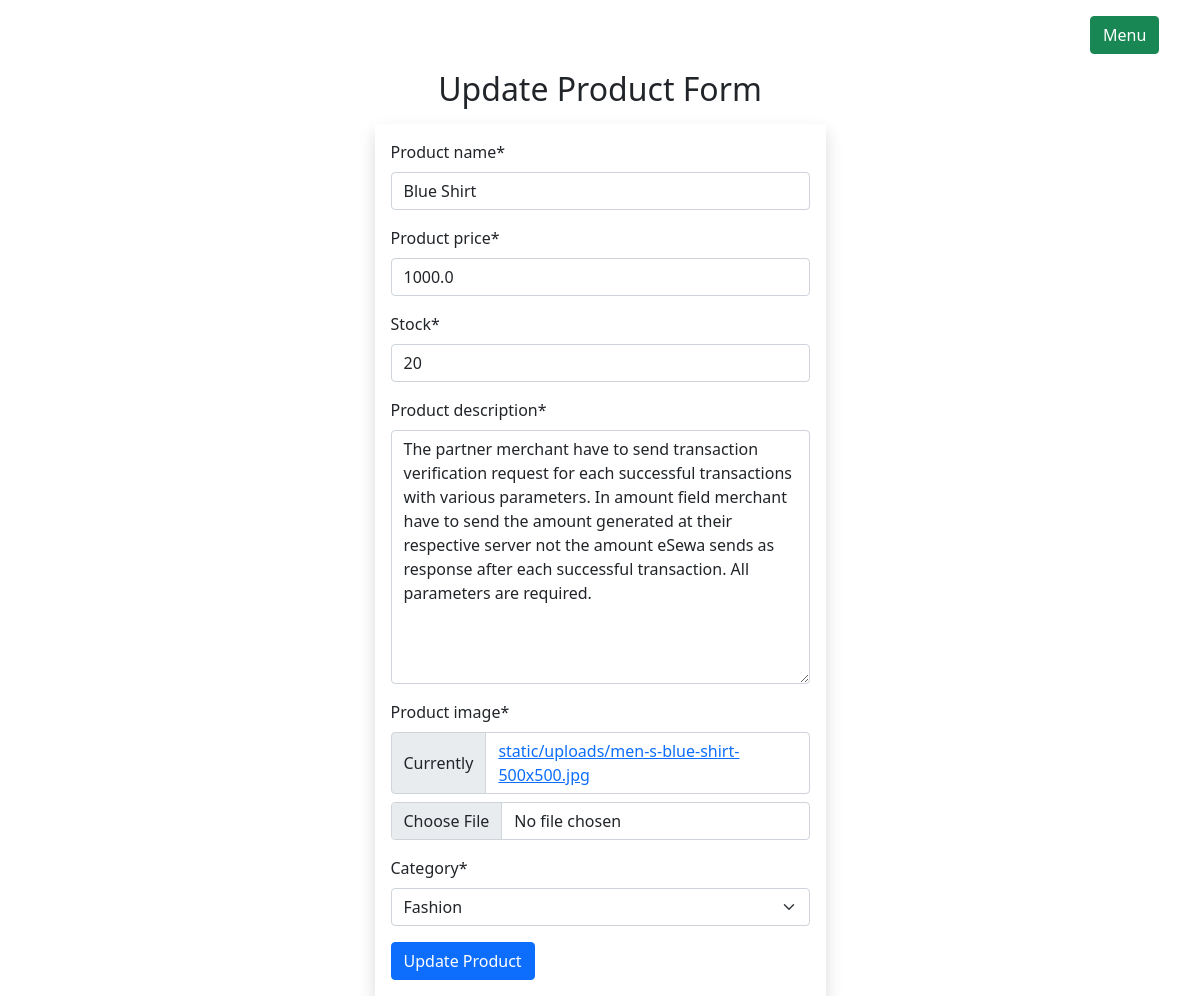
The page /products/updateproduct/4 (signed in) on the database its author committed.
### product/models.py (models this page shows, shortened)
class Product(models.Model):
    product_name=models.CharField(max_length=255)
    product_price=models.FloatField()
    stock=models.IntegerField()
    product_description=models.TextField()
    product_image=models.FileField(upload_to='static/uploads',null=True)
    created_at=models.DateTimeField(auto_now_add=True,null=True)
    category=models.ForeignKey(Category,on_delete=models.CASCADE,null=True)

### userspage/auth.py (the view)
    def wrapper_function(request,*args,**kwargs):
        if request.user.is_staff:
            return view_function(request,*args,**kwargs)
        else:
            return redirect('/')

### product/forms.py
class ProductForm(ModelForm):
    class Meta:
        model=Product
        fields='__all__'

### product/models.py (called while the page is built)
    def __str__(self):
        return self.category_name

### product/views.py (called while the page is built, shortened)
@login_required
@admin_only
def update_product(request,product_id):
    instance=Product.objects.get(id=product_id)
    context={
        'forms':ProductForm(instance=instance)
    }
    return render(request,'product/updateproduct.html',context)

### userspage/auth.py (called while the page is built)
def admin_only(view_function):
    def wrapper_function(request,*args,**kwargs):
        if request.user.is_staff:
            return view_function(request,*args,**kwargs)
        else:
            return redirect('/')
    return wrapper_function

### product/templates/product/updateproduct.html (shortened to what this page needs)
{% extends 'admins/adminlayout.html' %}
{% load static %}
{% load crispy_forms_tags %}
{% block main_content %}
<div class="container">
    <div class="row d-flex justify-content-center">
        <div class="col-md-5">
            <h2 class="text-center my-3">Update Product Form</h2>
            <form action="" method="post" enctype="multipart/form-data" class="shadow p-3">
                {{forms | crispy}}
                <div class="mt-3">
                    <input type="submit" class="btn btn-primary" value="Update Product">
                </div>
            </form>
        </div>
    </div>
</div>
{% endblock %}

### rows shown on the page
Product: product_name "Blue Shirt", product_price "1000.0", stock "20", product_description "The partner merchant have to send transaction verification request for each successful transactions with various parameters. In amount field merchant have to send the amount generated at their respective server not the amount eSewa sends as response after each successful transaction. All parameters are required.", category "Fashion"
